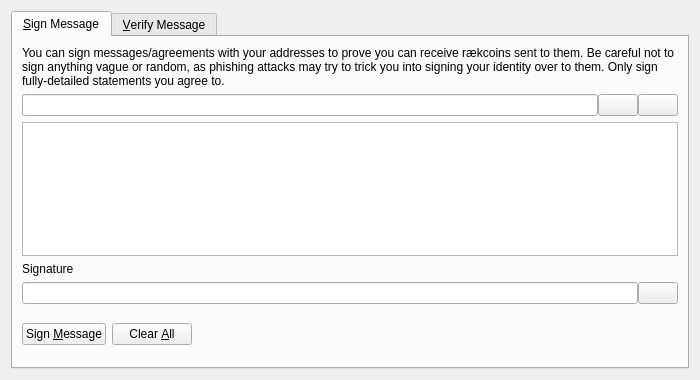
<?xml version="1.0" encoding="UTF-8"?>
<ui version="4.0">
 <class>SignVerifyMessageDialog</class>
 <widget class="QDialog" name="SignVerifyMessageDialog">
  <property name="geometry">
   <rect>
    <x>0</x>
    <y>0</y>
    <width>700</width>
    <height>380</height>
   </rect>
  </property>
  <property name="windowTitle">
   <string>Signatures - Sign / Verify a Message</string>
  </property>
  <property name="modal">
   <bool>true</bool>
  </property>
  <layout class="QVBoxLayout" name="verticalLayout">
   <item>
    <widget class="QTabWidget" name="tabWidget">
     <property name="currentIndex">
      <number>0</number>
     </property>
     <widget class="QWidget" name="tabSignMessage">
      <attribute name="title">
       <string>&amp;Sign Message</string>
      </attribute>
      <layout class="QVBoxLayout" name="verticalLayout_SM">
       <item>
        <widget class="QLabel" name="infoLabel_SM">
         <property name="text">
          <string>You can sign messages/agreements with your addresses to prove you can receive rӕkcoins sent to them. Be careful not to sign anything vague or random, as phishing attacks may try to trick you into signing your identity over to them. Only sign fully-detailed statements you agree to.</string>
         </property>
         <property name="textFormat">
          <enum>Qt::PlainText</enum>
         </property>
         <property name="wordWrap">
          <bool>true</bool>
         </property>
        </widget>
       </item>
       <item>
        <layout class="QHBoxLayout" name="horizontalLayout_1_SM">
         <property name="spacing">
          <number>0</number>
         </property>
         <item>
          <widget class="QValidatedLineEdit" name="addressIn_SM">
           <property name="toolTip">
            <string>The rӕkcoin address to sign the message with</string>
           </property>
          </widget>
         </item>
         <item>
          <widget class="QPushButton" name="addressBookButton_SM">
           <property name="toolTip">
            <string>Choose previously used address</string>
           </property>
           <property name="text">
            <string/>
           </property>
           <property name="icon">
            <iconset resource="../bitcoin.qrc">
             <normaloff>:/icons/address-book</normaloff>:/icons/address-book</iconset>
           </property>
           <property name="shortcut">
            <string>Alt+A</string>
           </property>
           <property name="autoDefault">
            <bool>false</bool>
           </property>
          </widget>
         </item>
         <item>
          <widget class="QPushButton" name="pasteButton_SM">
           <property name="toolTip">
            <string>Paste address from clipboard</string>
           </property>
           <property name="text">
            <string/>
           </property>
           <property name="icon">
            <iconset resource="../bitcoin.qrc">
             <normaloff>:/icons/editpaste</normaloff>:/icons/editpaste</iconset>
           </property>
           <property name="shortcut">
            <string>Alt+P</string>
           </property>
           <property name="autoDefault">
            <bool>false</bool>
           </property>
          </widget>
         </item>
        </layout>
       </item>
       <item>
        <widget class="QPlainTextEdit" name="messageIn_SM">
         <property name="toolTip">
          <string>Enter the message you want to sign here</string>
         </property>
        </widget>
       </item>
       <item>
        <widget class="QLabel" name="signatureLabel_SM">
         <property name="text">
          <string>Signature</string>
         </property>
         <property name="textFormat">
          <enum>Qt::PlainText</enum>
         </property>
        </widget>
       </item>
       <item>
        <layout class="QHBoxLayout" name="horizontalLayout_2_SM">
         <property name="spacing">
          <number>0</number>
         </property>
         <item>
          <widget class="QLineEdit" name="signatureOut_SM">
           <property name="font">
            <font>
             <italic>true</italic>
            </font>
           </property>
           <property name="readOnly">
            <bool>true</bool>
           </property>
          </widget>
         </item>
         <item>
          <widget class="QPushButton" name="copySignatureButton_SM">
           <property name="toolTip">
            <string>Copy the current signature to the system clipboard</string>
           </property>
           <property name="text">
            <string/>
           </property>
           <property name="icon">
            <iconset resource="../bitcoin.qrc">
             <normaloff>:/icons/editcopy</normaloff>:/icons/editcopy</iconset>
           </property>
           <property name="autoDefault">
            <bool>false</bool>
           </property>
          </widget>
         </item>
        </layout>
       </item>
       <item>
        <layout class="QHBoxLayout" name="horizontalLayout_3_SM">
         <item>
          <widget class="QPushButton" name="signMessageButton_SM">
           <property name="toolTip">
            <string>Sign the message to prove you own this rӕkcoin address</string>
           </property>
           <property name="text">
            <string>Sign &amp;Message</string>
           </property>
           <property name="icon">
            <iconset resource="../bitcoin.qrc">
             <normaloff>:/icons/edit</normaloff>:/icons/edit</iconset>
           </property>
           <property name="autoDefault">
            <bool>false</bool>
           </property>
          </widget>
         </item>
         <item>
          <widget class="QPushButton" name="clearButton_SM">
           <property name="toolTip">
            <string>Reset all sign message fields</string>
           </property>
           <property name="text">
            <string>Clear &amp;All</string>
           </property>
           <property name="icon">
            <iconset resource="../bitcoin.qrc">
             <normaloff>:/icons/remove</normaloff>:/icons/remove</iconset>
           </property>
           <property name="autoDefault">
            <bool>false</bool>
           </property>
          </widget>
         </item>
         <item>
          <spacer name="horizontalSpacer_1_SM">
           <property name="orientation">
            <enum>Qt::Horizontal</enum>
           </property>
           <property name="sizeHint" stdset="0">
            <size>
             <width>40</width>
             <height>48</height>
            </size>
           </property>
          </spacer>
         </item>
         <item>
          <widget class="QLabel" name="statusLabel_SM">
           <property name="font">
            <font>
             <weight>75</weight>
             <bold>true</bold>
            </font>
           </property>
           <property name="text">
            <string/>
           </property>
           <property name="wordWrap">
            <bool>true</bool>
           </property>
          </widget>
         </item>
         <item>
          <spacer name="horizontalSpacer_2_SM">
           <property name="orientation">
            <enum>Qt::Horizontal</enum>
           </property>
           <property name="sizeHint" stdset="0">
            <size>
             <width>40</width>
             <height>48</height>
            </size>
           </property>
          </spacer>
         </item>
        </layout>
       </item>
      </layout>
     </widget>
     <widget class="QWidget" name="tabVerifyMessage">
      <attribute name="title">
       <string>&amp;Verify Message</string>
      </attribute>
      <layout class="QVBoxLayout" name="verticalLayout_VM">
       <item>
        <widget class="QLabel" name="infoLabel_VM">
         <property name="text">
          <string>Enter the receiver's address, message (ensure you copy line breaks, spaces, tabs, etc. exactly) and signature below to verify the message. Be careful not to read more into the signature than what is in the signed message itself, to avoid being tricked by a man-in-the-middle attack. Note that this only proves the signing party receives with the address, it cannot prove sendership of any transaction!</string>
         </property>
         <property name="textFormat">
          <enum>Qt::PlainText</enum>
         </property>
         <property name="alignment">
          <set>Qt::AlignLeading|Qt::AlignLeft|Qt::AlignTop</set>
         </property>
         <property name="wordWrap">
          <bool>true</bool>
         </property>
        </widget>
       </item>
       <item>
        <layout class="QHBoxLayout" name="horizontalLayout_1_VM">
         <property name="spacing">
          <number>0</number>
         </property>
         <item>
          <widget class="QValidatedLineEdit" name="addressIn_VM">
           <property name="toolTip">
            <string>The rӕkcoin address the message was signed with</string>
           </property>
          </widget>
         </item>
         <item>
          <widget class="QPushButton" name="addressBookButton_VM">
           <property name="toolTip">
            <string>Choose previously used address</string>
           </property>
           <property name="text">
            <string/>
           </property>
           <property name="icon">
            <iconset resource="../bitcoin.qrc">
             <normaloff>:/icons/address-book</normaloff>:/icons/address-book</iconset>
           </property>
           <property name="shortcut">
            <string>Alt+A</string>
           </property>
           <property name="autoDefault">
            <bool>false</bool>
           </property>
          </widget>
         </item>
        </layout>
       </item>
       <item>
        <widget class="QPlainTextEdit" name="messageIn_VM"/>
       </item>
       <item>
        <widget class="QValidatedLineEdit" name="signatureIn_VM"/>
       </item>
       <item>
        <layout class="QHBoxLayout" name="horizontalLayout_2_VM">
         <item>
          <widget class="QPushButton" name="verifyMessageButton_VM">
           <property name="toolTip">
            <string>Verify the message to ensure it was signed with the specified rӕkcoin address</string>
           </property>
           <property name="text">
            <string>Verify &amp;Message</string>
           </property>
           <property name="icon">
            <iconset resource="../bitcoin.qrc">
             <normaloff>:/icons/transaction_0</normaloff>:/icons/transaction_0</iconset>
           </property>
           <property name="autoDefault">
            <bool>false</bool>
           </property>
          </widget>
         </item>
         <item>
          <widget class="QPushButton" name="clearButton_VM">
           <property name="toolTip">
            <string>Reset all verify message fields</string>
           </property>
           <property name="text">
            <string>Clear &amp;All</string>
           </property>
           <property name="icon">
            <iconset resource="../bitcoin.qrc">
             <normaloff>:/icons/remove</normaloff>:/icons/remove</iconset>
           </property>
           <property name="autoDefault">
            <bool>false</bool>
           </property>
          </widget>
         </item>
         <item>
          <spacer name="horizontalSpacer_1_VM">
           <property name="orientation">
            <enum>Qt::Horizontal</enum>
           </property>
           <property name="sizeHint" stdset="0">
            <size>
             <width>40</width>
             <height>48</height>
            </size>
           </property>
          </spacer>
         </item>
         <item>
          <widget class="QLabel" name="statusLabel_VM">
           <property name="font">
            <font>
             <weight>75</weight>
             <bold>true</bold>
            </font>
           </property>
           <property name="text">
            <string/>
           </property>
           <property name="wordWrap">
            <bool>true</bool>
           </property>
          </widget>
         </item>
         <item>
          <spacer name="horizontalSpacer_2_VM">
           <property name="orientation">
            <enum>Qt::Horizontal</enum>
           </property>
           <property name="sizeHint" stdset="0">
            <size>
             <width>40</width>
             <height>48</height>
            </size>
           </property>
          </spacer>
         </item>
        </layout>
       </item>
      </layout>
     </widget>
    </widget>
   </item>
  </layout>
 </widget>
 <customwidgets>
  <customwidget>
   <class>QValidatedLineEdit</class>
   <extends>QLineEdit</extends>
   <header>qt/qvalidatedlineedit.h</header>
  </customwidget>
 </customwidgets>
 <resources>
  <include location="../bitcoin.qrc"/>
 </resources>
 <connections/>
</ui>
